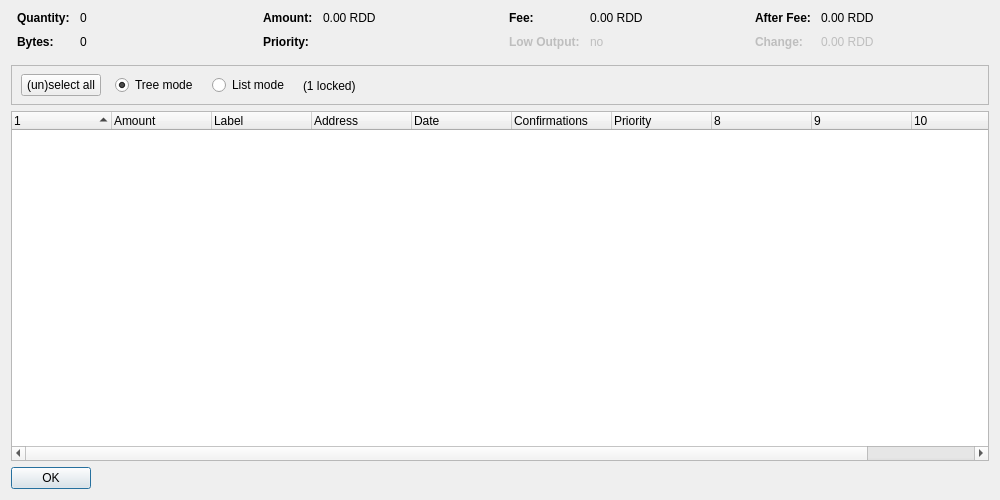
<?xml version="1.0" encoding="UTF-8"?>
<ui version="4.0">
 <class>CoinControlDialog</class>
 <widget class="QDialog" name="CoinControlDialog">
  <property name="geometry">
   <rect>
    <x>0</x>
    <y>0</y>
    <width>1000</width>
    <height>500</height>
   </rect>
  </property>
  <property name="windowTitle">
   <string>Coin Control Address Selection</string>
  </property>
  <layout class="QVBoxLayout" name="verticalLayout">
   <item>
    <layout class="QHBoxLayout" name="horizontalLayoutTop" stretch="0,0,0,0">
     <property name="topMargin">
      <number>0</number>
     </property>
     <property name="bottomMargin">
      <number>10</number>
     </property>
     <item>
      <layout class="QFormLayout" name="formLayoutCoinControl1">
       <property name="horizontalSpacing">
        <number>10</number>
       </property>
       <property name="verticalSpacing">
        <number>10</number>
       </property>
       <property name="leftMargin">
        <number>6</number>
       </property>
       <property name="rightMargin">
        <number>6</number>
       </property>
       <item row="0" column="0">
        <widget class="QLabel" name="labelCoinControlQuantityText">
         <property name="styleSheet">
          <string notr="true">font-weight:bold;</string>
         </property>
         <property name="text">
          <string>Quantity:</string>
         </property>
        </widget>
       </item>
       <item row="0" column="1">
        <widget class="QLabel" name="labelCoinControlQuantity">
         <property name="cursor">
          <cursorShape>IBeamCursor</cursorShape>
         </property>
         <property name="contextMenuPolicy">
          <enum>Qt::ActionsContextMenu</enum>
         </property>
         <property name="text">
          <string notr="true">0</string>
         </property>
         <property name="textInteractionFlags">
          <set>Qt::LinksAccessibleByMouse|Qt::TextSelectableByKeyboard|Qt::TextSelectableByMouse</set>
         </property>
        </widget>
       </item>
       <item row="1" column="0">
        <widget class="QLabel" name="labelCoinControlBytesText">
         <property name="styleSheet">
          <string notr="true">font-weight:bold;</string>
         </property>
         <property name="text">
          <string>Bytes:</string>
         </property>
        </widget>
       </item>
       <item row="1" column="1">
        <widget class="QLabel" name="labelCoinControlBytes">
         <property name="cursor">
          <cursorShape>IBeamCursor</cursorShape>
         </property>
         <property name="contextMenuPolicy">
          <enum>Qt::ActionsContextMenu</enum>
         </property>
         <property name="text">
          <string notr="true">0</string>
         </property>
         <property name="textInteractionFlags">
          <set>Qt::LinksAccessibleByMouse|Qt::TextSelectableByKeyboard|Qt::TextSelectableByMouse</set>
         </property>
        </widget>
       </item>
      </layout>
     </item>
     <item>
      <layout class="QFormLayout" name="formLayoutCoinControl2">
       <property name="horizontalSpacing">
        <number>10</number>
       </property>
       <property name="verticalSpacing">
        <number>10</number>
       </property>
       <property name="leftMargin">
        <number>6</number>
       </property>
       <property name="rightMargin">
        <number>6</number>
       </property>
       <item row="0" column="0">
        <widget class="QLabel" name="labelCoinControlAmountText">
         <property name="styleSheet">
          <string notr="true">font-weight:bold;</string>
         </property>
         <property name="text">
          <string>Amount:</string>
         </property>
        </widget>
       </item>
       <item row="0" column="1">
        <widget class="QLabel" name="labelCoinControlAmount">
         <property name="cursor">
          <cursorShape>IBeamCursor</cursorShape>
         </property>
         <property name="contextMenuPolicy">
          <enum>Qt::ActionsContextMenu</enum>
         </property>
         <property name="text">
          <string notr="true">0.00 RDD</string>
         </property>
         <property name="textInteractionFlags">
          <set>Qt::LinksAccessibleByMouse|Qt::TextSelectableByKeyboard|Qt::TextSelectableByMouse</set>
         </property>
        </widget>
       </item>
       <item row="1" column="0">
        <widget class="QLabel" name="labelCoinControlPriorityText">
         <property name="styleSheet">
          <string notr="true">font-weight:bold;</string>
         </property>
         <property name="text">
          <string>Priority:</string>
         </property>
        </widget>
       </item>
       <item row="1" column="1">
        <widget class="QLabel" name="labelCoinControlPriority">
         <property name="cursor">
          <cursorShape>IBeamCursor</cursorShape>
         </property>
         <property name="contextMenuPolicy">
          <enum>Qt::ActionsContextMenu</enum>
         </property>
         <property name="textInteractionFlags">
          <set>Qt::LinksAccessibleByMouse|Qt::TextSelectableByKeyboard|Qt::TextSelectableByMouse</set>
         </property>
        </widget>
       </item>
      </layout>
     </item>
     <item>
      <layout class="QFormLayout" name="formLayoutCoinControl3">
       <property name="horizontalSpacing">
        <number>10</number>
       </property>
       <property name="verticalSpacing">
        <number>10</number>
       </property>
       <property name="leftMargin">
        <number>6</number>
       </property>
       <property name="rightMargin">
        <number>6</number>
       </property>
       <item row="0" column="0">
        <widget class="QLabel" name="labelCoinControlFeeText">
         <property name="styleSheet">
          <string notr="true">font-weight:bold;</string>
         </property>
         <property name="text">
          <string>Fee:</string>
         </property>
        </widget>
       </item>
       <item row="0" column="1">
        <widget class="QLabel" name="labelCoinControlFee">
         <property name="cursor">
          <cursorShape>IBeamCursor</cursorShape>
         </property>
         <property name="contextMenuPolicy">
          <enum>Qt::ActionsContextMenu</enum>
         </property>
         <property name="text">
          <string notr="true">0.00 RDD</string>
         </property>
         <property name="textInteractionFlags">
          <set>Qt::LinksAccessibleByMouse|Qt::TextSelectableByKeyboard|Qt::TextSelectableByMouse</set>
         </property>
        </widget>
       </item>
       <item row="1" column="0">
        <widget class="QLabel" name="labelCoinControlLowOutputText">
         <property name="enabled">
          <bool>false</bool>
         </property>
         <property name="styleSheet">
          <string notr="true">font-weight:bold;</string>
         </property>
         <property name="text">
          <string>Low Output:</string>
         </property>
        </widget>
       </item>
       <item row="1" column="1">
        <widget class="QLabel" name="labelCoinControlLowOutput">
         <property name="enabled">
          <bool>false</bool>
         </property>
         <property name="cursor">
          <cursorShape>IBeamCursor</cursorShape>
         </property>
         <property name="contextMenuPolicy">
          <enum>Qt::ActionsContextMenu</enum>
         </property>
         <property name="text">
          <string>no</string>
         </property>
         <property name="textInteractionFlags">
          <set>Qt::LinksAccessibleByMouse|Qt::TextSelectableByKeyboard|Qt::TextSelectableByMouse</set>
         </property>
        </widget>
       </item>
      </layout>
     </item>
     <item>
      <layout class="QFormLayout" name="formLayoutCoinControl4">
       <property name="horizontalSpacing">
        <number>10</number>
       </property>
       <property name="verticalSpacing">
        <number>10</number>
       </property>
       <property name="leftMargin">
        <number>6</number>
       </property>
       <property name="rightMargin">
        <number>6</number>
       </property>
       <item row="0" column="0">
        <widget class="QLabel" name="labelCoinControlAfterFeeText">
         <property name="styleSheet">
          <string notr="true">font-weight:bold;</string>
         </property>
         <property name="text">
          <string>After Fee:</string>
         </property>
        </widget>
       </item>
       <item row="0" column="1">
        <widget class="QLabel" name="labelCoinControlAfterFee">
         <property name="cursor">
          <cursorShape>IBeamCursor</cursorShape>
         </property>
         <property name="contextMenuPolicy">
          <enum>Qt::ActionsContextMenu</enum>
         </property>
         <property name="text">
          <string notr="true">0.00 RDD</string>
         </property>
         <property name="textInteractionFlags">
          <set>Qt::LinksAccessibleByMouse|Qt::TextSelectableByKeyboard|Qt::TextSelectableByMouse</set>
         </property>
        </widget>
       </item>
       <item row="1" column="0">
        <widget class="QLabel" name="labelCoinControlChangeText">
         <property name="enabled">
          <bool>false</bool>
         </property>
         <property name="styleSheet">
          <string notr="true">font-weight:bold;</string>
         </property>
         <property name="text">
          <string>Change:</string>
         </property>
        </widget>
       </item>
       <item row="1" column="1">
        <widget class="QLabel" name="labelCoinControlChange">
         <property name="enabled">
          <bool>false</bool>
         </property>
         <property name="cursor">
          <cursorShape>IBeamCursor</cursorShape>
         </property>
         <property name="contextMenuPolicy">
          <enum>Qt::ActionsContextMenu</enum>
         </property>
         <property name="text">
          <string notr="true">0.00 RDD</string>
         </property>
         <property name="textInteractionFlags">
          <set>Qt::LinksAccessibleByMouse|Qt::TextSelectableByKeyboard|Qt::TextSelectableByMouse</set>
         </property>
        </widget>
       </item>
      </layout>
     </item>
    </layout>
   </item>
   <item>
    <widget class="QFrame" name="frame">
     <property name="minimumSize">
      <size>
       <width>0</width>
       <height>40</height>
      </size>
     </property>
     <property name="frameShape">
      <enum>QFrame::StyledPanel</enum>
     </property>
     <property name="frameShadow">
      <enum>QFrame::Sunken</enum>
     </property>
     <widget class="QWidget" name="horizontalLayoutWidget">
      <property name="geometry">
       <rect>
        <x>10</x>
        <y>0</y>
        <width>781</width>
        <height>41</height>
       </rect>
      </property>
      <layout class="QHBoxLayout" name="horizontalLayoutPanel" stretch="0,0,0,0,0">
       <property name="spacing">
        <number>14</number>
       </property>
       <item>
        <widget class="QPushButton" name="pushButtonSelectAll">
         <property name="sizePolicy">
          <sizepolicy hsizetype="Maximum" vsizetype="Fixed">
           <horstretch>0</horstretch>
           <verstretch>0</verstretch>
          </sizepolicy>
         </property>
         <property name="text">
          <string>(un)select all</string>
         </property>
        </widget>
       </item>
       <item>
        <widget class="QRadioButton" name="radioTreeMode">
         <property name="sizePolicy">
          <sizepolicy hsizetype="Maximum" vsizetype="Fixed">
           <horstretch>0</horstretch>
           <verstretch>0</verstretch>
          </sizepolicy>
         </property>
         <property name="text">
          <string>Tree mode</string>
         </property>
         <property name="checked">
          <bool>true</bool>
         </property>
        </widget>
       </item>
       <item>
        <widget class="QRadioButton" name="radioListMode">
         <property name="sizePolicy">
          <sizepolicy hsizetype="Maximum" vsizetype="Fixed">
           <horstretch>0</horstretch>
           <verstretch>0</verstretch>
          </sizepolicy>
         </property>
         <property name="text">
          <string>List mode</string>
         </property>
        </widget>
       </item>
       <item>
        <widget class="QLabel" name="labelLocked">
         <property name="text">
          <string>(1 locked)</string>
         </property>
        </widget>
       </item>
       <item>
        <spacer name="horizontalSpacer">
         <property name="orientation">
          <enum>Qt::Horizontal</enum>
         </property>
         <property name="sizeHint" stdset="0">
          <size>
           <width>40</width>
           <height>20</height>
          </size>
         </property>
        </spacer>
       </item>
      </layout>
     </widget>
    </widget>
   </item>
   <item>
    <widget class="CoinControlTreeWidget" name="treeWidget">
     <property name="contextMenuPolicy">
      <enum>Qt::CustomContextMenu</enum>
     </property>
     <property name="sortingEnabled">
      <bool>false</bool>
     </property>
     <property name="columnCount">
      <number>11</number>
     </property>
     <attribute name="headerShowSortIndicator" stdset="0">
      <bool>true</bool>
     </attribute>
     <attribute name="headerStretchLastSection">
      <bool>false</bool>
     </attribute>
     <column>
      <property name="text">
       <string/>
      </property>
     </column>
     <column>
      <property name="text">
       <string>Amount</string>
      </property>
     </column>
     <column>
      <property name="text">
       <string notr="true">Label</string>
      </property>
     </column>
     <column>
      <property name="text">
       <string>Address</string>
      </property>
     </column>
     <column>
      <property name="text">
       <string>Date</string>
      </property>
     </column>
     <column>
      <property name="text">
       <string>Confirmations</string>
      </property>
      <property name="toolTip">
       <string>Confirmed</string>
      </property>
     </column>
     <column>
      <property name="text">
       <string>Priority</string>
      </property>
     </column>
     <column>
      <property name="text">
       <string/>
      </property>
     </column>
     <column>
      <property name="text">
       <string/>
      </property>
     </column>
     <column>
      <property name="text">
       <string/>
      </property>
     </column>
     <column>
      <property name="text">
       <string/>
      </property>
     </column>
    </widget>
   </item>
   <item>
    <widget class="QDialogButtonBox" name="buttonBox">
     <property name="sizePolicy">
      <sizepolicy hsizetype="Maximum" vsizetype="Fixed">
       <horstretch>0</horstretch>
       <verstretch>0</verstretch>
      </sizepolicy>
     </property>
     <property name="orientation">
      <enum>Qt::Horizontal</enum>
     </property>
     <property name="standardButtons">
      <set>QDialogButtonBox::Ok</set>
     </property>
    </widget>
   </item>
  </layout>
 </widget>
 <customwidgets>
  <customwidget>
   <class>CoinControlTreeWidget</class>
   <extends>QTreeWidget</extends>
   <header>coincontroltreewidget.h</header>
  </customwidget>
 </customwidgets>
 <resources/>
 <connections/>
</ui>
